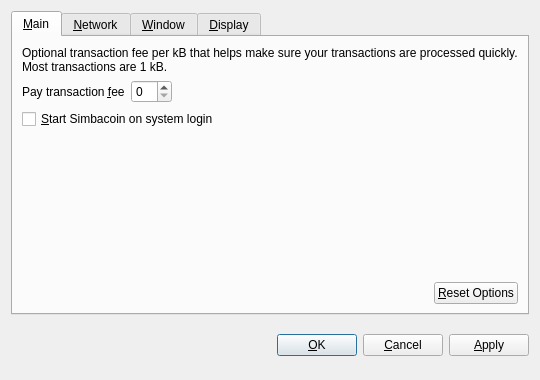
<?xml version="1.0" encoding="UTF-8"?>
<ui version="4.0">
 <class>OptionsDialog</class>
 <widget class="QDialog" name="OptionsDialog">
  <property name="geometry">
   <rect>
    <x>0</x>
    <y>0</y>
    <width>540</width>
    <height>380</height>
   </rect>
  </property>
  <property name="windowTitle">
   <string>Options</string>
  </property>
  <property name="modal">
   <bool>true</bool>
  </property>
  <layout class="QVBoxLayout" name="verticalLayout">
   <item>
    <widget class="QTabWidget" name="tabWidget">
     <property name="tabPosition">
      <enum>QTabWidget::North</enum>
     </property>
     <property name="currentIndex">
      <number>0</number>
     </property>
     <widget class="QWidget" name="tabMain">
      <attribute name="title">
       <string>&amp;Main</string>
      </attribute>
      <layout class="QVBoxLayout" name="verticalLayout_Main">
       <item>
        <widget class="QLabel" name="transactionFeeInfoLabel">
         <property name="text">
          <string>Optional transaction fee per kB that helps make sure your transactions are processed quickly. Most transactions are 1 kB.</string>
         </property>
         <property name="textFormat">
          <enum>Qt::PlainText</enum>
         </property>
         <property name="wordWrap">
          <bool>true</bool>
         </property>
        </widget>
       </item>
       <item>
        <layout class="QHBoxLayout" name="horizontalLayout_1_Main">
         <item>
          <widget class="QLabel" name="transactionFeeLabel">
           <property name="text">
            <string>Pay transaction &amp;fee</string>
           </property>
           <property name="textFormat">
            <enum>Qt::PlainText</enum>
           </property>
           <property name="buddy">
            <cstring>transactionFee</cstring>
           </property>
          </widget>
         </item>
         <item>
          <widget class="BitcoinAmountField" name="transactionFee"/>
         </item>
         <item>
          <spacer name="horizontalSpacer_1_Main">
           <property name="orientation">
            <enum>Qt::Horizontal</enum>
           </property>
           <property name="sizeHint" stdset="0">
            <size>
             <width>40</width>
             <height>20</height>
            </size>
           </property>
          </spacer>
         </item>
        </layout>
       </item>
       <item>
        <widget class="QCheckBox" name="bitcoinAtStartup">
         <property name="toolTip">
          <string>Automatically start Simbacoin after logging in to the system.</string>
         </property>
         <property name="text">
          <string>&amp;Start Simbacoin on system login</string>
         </property>
        </widget>
       </item>
       <item>
        <spacer name="verticalSpacer_Main">
         <property name="orientation">
          <enum>Qt::Vertical</enum>
         </property>
         <property name="sizeHint" stdset="0">
          <size>
           <width>20</width>
           <height>40</height>
          </size>
         </property>
        </spacer>
       </item>
       <item>
        <layout class="QHBoxLayout" name="horizontalLayout_2_Main">
         <item>
          <spacer name="horizontalSpacer_2_Main">
           <property name="orientation">
            <enum>Qt::Horizontal</enum>
           </property>
           <property name="sizeHint" stdset="0">
            <size>
             <width>40</width>
             <height>20</height>
            </size>
           </property>
          </spacer>
         </item>
         <item>
          <widget class="QPushButton" name="resetButton">
           <property name="toolTip">
            <string>Reset all client options to default.</string>
           </property>
           <property name="text">
            <string>&amp;Reset Options</string>
           </property>
           <property name="autoDefault">
            <bool>false</bool>
           </property>
          </widget>
         </item>
        </layout>
       </item>
      </layout>
     </widget>
     <widget class="QWidget" name="tabNetwork">
      <attribute name="title">
       <string>&amp;Network</string>
      </attribute>
      <layout class="QVBoxLayout" name="verticalLayout_Network">
       <item>
        <widget class="QCheckBox" name="mapPortUpnp">
         <property name="toolTip">
          <string>Automatically open the Simbacoin client port on the router. This only works when your router supports UPnP and it is enabled.</string>
         </property>
         <property name="text">
          <string>Map port using &amp;UPnP</string>
         </property>
        </widget>
       </item>
       <item>
        <widget class="QCheckBox" name="connectSocks">
         <property name="toolTip">
          <string>Connect to the Simbacoin network through a SOCKS proxy (e.g. when connecting through Tor).</string>
         </property>
         <property name="text">
          <string>&amp;Connect through SOCKS proxy:</string>
         </property>
        </widget>
       </item>
       <item>
        <layout class="QHBoxLayout" name="horizontalLayout_Network">
         <item>
          <widget class="QLabel" name="proxyIpLabel">
           <property name="text">
            <string>Proxy &amp;IP:</string>
           </property>
           <property name="textFormat">
            <enum>Qt::PlainText</enum>
           </property>
           <property name="buddy">
            <cstring>proxyIp</cstring>
           </property>
          </widget>
         </item>
         <item>
          <widget class="QValidatedLineEdit" name="proxyIp">
           <property name="maximumSize">
            <size>
             <width>140</width>
             <height>16777215</height>
            </size>
           </property>
           <property name="toolTip">
            <string>IP address of the proxy (e.g. 127.0.0.1)</string>
           </property>
          </widget>
         </item>
         <item>
          <widget class="QLabel" name="proxyPortLabel">
           <property name="text">
            <string>&amp;Port:</string>
           </property>
           <property name="textFormat">
            <enum>Qt::PlainText</enum>
           </property>
           <property name="buddy">
            <cstring>proxyPort</cstring>
           </property>
          </widget>
         </item>
         <item>
          <widget class="QLineEdit" name="proxyPort">
           <property name="maximumSize">
            <size>
             <width>55</width>
             <height>16777215</height>
            </size>
           </property>
           <property name="toolTip">
            <string>Port of the proxy (e.g. 9050)</string>
           </property>
          </widget>
         </item>
         <item>
          <widget class="QLabel" name="socksVersionLabel">
           <property name="text">
            <string>SOCKS &amp;Version:</string>
           </property>
           <property name="textFormat">
            <enum>Qt::PlainText</enum>
           </property>
           <property name="buddy">
            <cstring>socksVersion</cstring>
           </property>
          </widget>
         </item>
         <item>
          <widget class="QValueComboBox" name="socksVersion">
           <property name="toolTip">
            <string>SOCKS version of the proxy (e.g. 5)</string>
           </property>
          </widget>
         </item>
         <item>
          <spacer name="horizontalSpacer_Network">
           <property name="orientation">
            <enum>Qt::Horizontal</enum>
           </property>
           <property name="sizeHint" stdset="0">
            <size>
             <width>40</width>
             <height>20</height>
            </size>
           </property>
          </spacer>
         </item>
        </layout>
       </item>
       <item>
        <spacer name="verticalSpacer_Network">
         <property name="orientation">
          <enum>Qt::Vertical</enum>
         </property>
         <property name="sizeHint" stdset="0">
          <size>
           <width>20</width>
           <height>40</height>
          </size>
         </property>
        </spacer>
       </item>
      </layout>
     </widget>
     <widget class="QWidget" name="tabWindow">
      <attribute name="title">
       <string>&amp;Window</string>
      </attribute>
      <layout class="QVBoxLayout" name="verticalLayout_Window">
       <item>
        <widget class="QCheckBox" name="minimizeToTray">
         <property name="toolTip">
          <string>Show only a tray icon after minimizing the window.</string>
         </property>
         <property name="text">
          <string>&amp;Minimize to the tray instead of the taskbar</string>
         </property>
        </widget>
       </item>
       <item>
        <widget class="QCheckBox" name="minimizeOnClose">
         <property name="toolTip">
          <string>Minimize instead of exit the application when the window is closed. When this option is enabled, the application will be closed only after selecting Quit in the menu.</string>
         </property>
         <property name="text">
          <string>M&amp;inimize on close</string>
         </property>
        </widget>
       </item>
       <item>
        <spacer name="verticalSpacer_Window">
         <property name="orientation">
          <enum>Qt::Vertical</enum>
         </property>
         <property name="sizeHint" stdset="0">
          <size>
           <width>20</width>
           <height>40</height>
          </size>
         </property>
        </spacer>
       </item>
      </layout>
     </widget>
     <widget class="QWidget" name="tabDisplay">
      <attribute name="title">
       <string>&amp;Display</string>
      </attribute>
      <layout class="QVBoxLayout" name="verticalLayout_Display">
       <item>
        <layout class="QHBoxLayout" name="horizontalLayout_1_Display">
         <item>
          <widget class="QLabel" name="langLabel">
           <property name="text">
            <string>User Interface &amp;language:</string>
           </property>
           <property name="textFormat">
            <enum>Qt::PlainText</enum>
           </property>
           <property name="buddy">
            <cstring>lang</cstring>
           </property>
          </widget>
         </item>
         <item>
          <widget class="QValueComboBox" name="lang">
           <property name="toolTip">
            <string>The user interface language can be set here. This setting will take effect after restarting Simbacoin.</string>
           </property>
          </widget>
         </item>
        </layout>
       </item>
       <item>
        <layout class="QHBoxLayout" name="horizontalLayout_2_Display">
         <item>
          <widget class="QLabel" name="unitLabel">
           <property name="text">
            <string>&amp;Unit to show amounts in:</string>
           </property>
           <property name="textFormat">
            <enum>Qt::PlainText</enum>
           </property>
           <property name="buddy">
            <cstring>unit</cstring>
           </property>
          </widget>
         </item>
         <item>
          <widget class="QValueComboBox" name="unit">
           <property name="toolTip">
            <string>Choose the default subdivision unit to show in the interface and when sending coins.</string>
           </property>
          </widget>
         </item>
        </layout>
       </item>
       <item>
        <widget class="QCheckBox" name="displayAddresses">
         <property name="toolTip">
          <string>Whether to show Simbacoin addresses in the transaction list or not.</string>
         </property>
         <property name="text">
          <string>&amp;Display addresses in transaction list</string>
         </property>
        </widget>
       </item>
       <item>
        <widget class="QCheckBox" name="coinControlFeatures">
         <property name="toolTip">
          <string>Whether to show coin control features or not.</string>
         </property>
         <property name="text">
          <string>Display coin &amp;control features (experts only!)</string>
         </property>
        </widget>
       </item>
       <item>
        <spacer name="verticalSpacer_Display">
         <property name="orientation">
          <enum>Qt::Vertical</enum>
         </property>
         <property name="sizeHint" stdset="0">
          <size>
           <width>20</width>
           <height>40</height>
          </size>
         </property>
        </spacer>
       </item>
      </layout>
     </widget>
    </widget>
   </item>
   <item>
    <layout class="QHBoxLayout" name="horizontalLayout_Buttons">
     <item>
      <spacer name="horizontalSpacer_1">
       <property name="orientation">
        <enum>Qt::Horizontal</enum>
       </property>
       <property name="sizeHint" stdset="0">
        <size>
         <width>40</width>
         <height>48</height>
        </size>
       </property>
      </spacer>
     </item>
     <item>
      <widget class="QLabel" name="statusLabel">
       <property name="font">
        <font>
         <weight>75</weight>
         <bold>true</bold>
        </font>
       </property>
       <property name="text">
        <string/>
       </property>
       <property name="textFormat">
        <enum>Qt::PlainText</enum>
       </property>
       <property name="wordWrap">
        <bool>true</bool>
       </property>
      </widget>
     </item>
     <item>
      <spacer name="horizontalSpacer_2">
       <property name="orientation">
        <enum>Qt::Horizontal</enum>
       </property>
       <property name="sizeHint" stdset="0">
        <size>
         <width>40</width>
         <height>48</height>
        </size>
       </property>
      </spacer>
     </item>
     <item>
      <widget class="QPushButton" name="okButton">
       <property name="text">
        <string>&amp;OK</string>
       </property>
      </widget>
     </item>
     <item>
      <widget class="QPushButton" name="cancelButton">
       <property name="text">
        <string>&amp;Cancel</string>
       </property>
       <property name="autoDefault">
        <bool>false</bool>
       </property>
      </widget>
     </item>
     <item>
      <widget class="QPushButton" name="applyButton">
       <property name="text">
        <string>&amp;Apply</string>
       </property>
       <property name="autoDefault">
        <bool>false</bool>
       </property>
      </widget>
     </item>
    </layout>
   </item>
  </layout>
 </widget>
 <customwidgets>
  <customwidget>
   <class>BitcoinAmountField</class>
   <extends>QSpinBox</extends>
   <header>bitcoinamountfield.h</header>
  </customwidget>
  <customwidget>
   <class>QValueComboBox</class>
   <extends>QComboBox</extends>
   <header>qvaluecombobox.h</header>
  </customwidget>
  <customwidget>
   <class>QValidatedLineEdit</class>
   <extends>QLineEdit</extends>
   <header>qvalidatedlineedit.h</header>
  </customwidget>
 </customwidgets>
 <resources/>
 <connections/>
</ui>
